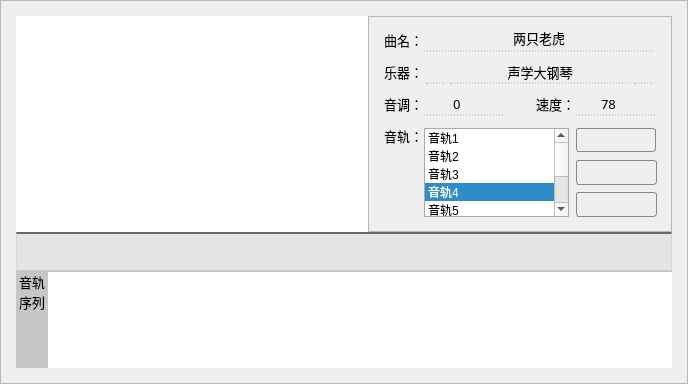
  <widget class="QFrame" name="editBox">
   <property name="geometry">
    <rect>
     <x>96</x>
     <y>80</y>
     <width>688</width>
     <height>384</height>
    </rect>
   </property>
   <property name="styleSheet">
    <string notr="true">QFrame#editBox {
	background-color: rgba(220, 220, 230, 0.85);
	border: 1px solid #edd;
}
QFrame#editBox .QFrame {
	background-color: rgba(248, 248, 248, 0.85);
}
QFrame#editBox QPushButton:pressed {
	margin: 1px 1px;
}</string>
   </property>
   <property name="frameShape">
    <enum>QFrame::StyledPanel</enum>
   </property>
   <property name="frameShadow">
    <enum>QFrame::Raised</enum>
   </property>
   <widget class="QFrame" name="fileinfoBox">
    <property name="geometry">
     <rect>
      <x>368</x>
      <y>16</y>
      <width>304</width>
      <height>216</height>
     </rect>
    </property>
    <property name="font">
     <font>
      <family>微软雅黑</family>
      <pointsize>10</pointsize>
     </font>
    </property>
    <property name="styleSheet">
     <string notr="true">QFrame#fileinfoBox {
	border-left: 2px solid #666;
}
QFrame#fileinfoBox .QLineEdit {
	border: none;
	border-bottom: 1px dashed #aaa;
	background-color: rgba(255,255,255,0);
}
QFrame#fileinfoBox .QComboBox {
	border:none;
	border-bottom: 1px dashed #aaa;
	background-color: rgba(255,255,255,0);
}
QFrame#fileinfoBox .QSpinBox {
	border:none;
	border-bottom:1px dashed #aaa;
	background-color: rgba(255,255,255,0);
}
QFrame#fileinfoBox .QPushButton {
	border: 1px solid #888;
	border-radius:3px;
}
QFrame#fileinfoBox QComboBox:hover, QFrame#fileinfoBox QLineEdit:hover, QFrame#fileinfoBox QSpinBox:hover, QFrame#fileinfoBox QPushButton:hover {
	border-bottom: 1px dashed #048;
}
QFrame#fileinfoBox QPushButton#btn_playTracks:hover, QFrame#fileinfoBox QPushButton#btn_previewTrack:hover, QFrame#fileinfoBox QPushButton#btn_removeTrack:hover {
	border: 1px solid #048;
}</string>
    </property>
    <property name="frameShape">
     <enum>QFrame::StyledPanel</enum>
    </property>
    <property name="frameShadow">
     <enum>QFrame::Raised</enum>
    </property>
    <widget class="QLabel" name="label_1">
     <property name="geometry">
      <rect>
       <x>16</x>
       <y>8</y>
       <width>36</width>
       <height>32</height>
      </rect>
     </property>
     <property name="font">
      <font>
       <family>Microsoft YaHei</family>
       <pointsize>10</pointsize>
      </font>
     </property>
     <property name="text">
      <string>曲名：</string>
     </property>
    </widget>
    <widget class="QLabel" name="label_2">
     <property name="geometry">
      <rect>
       <x>16</x>
       <y>40</y>
       <width>36</width>
       <height>32</height>
      </rect>
     </property>
     <property name="font">
      <font>
       <family>Microsoft YaHei</family>
       <pointsize>10</pointsize>
      </font>
     </property>
     <property name="text">
      <string>乐器：</string>
     </property>
    </widget>
    <widget class="QLabel" name="label_3">
     <property name="geometry">
      <rect>
       <x>16</x>
       <y>72</y>
       <width>36</width>
       <height>32</height>
      </rect>
     </property>
     <property name="font">
      <font>
       <family>Microsoft YaHei</family>
       <pointsize>10</pointsize>
      </font>
     </property>
     <property name="text">
      <string>音调：</string>
     </property>
    </widget>
    <widget class="QLabel" name="label_4">
     <property name="geometry">
      <rect>
       <x>168</x>
       <y>72</y>
       <width>36</width>
       <height>32</height>
      </rect>
     </property>
     <property name="font">
      <font>
       <family>Microsoft YaHei</family>
       <pointsize>10</pointsize>
      </font>
     </property>
     <property name="text">
      <string>速度：</string>
     </property>
    </widget>
    <widget class="QLineEdit" name="input_songName">
     <property name="geometry">
      <rect>
       <x>56</x>
       <y>12</y>
       <width>232</width>
       <height>24</height>
      </rect>
     </property>
     <property name="font">
      <font>
       <family>Microsoft YaHei</family>
       <pointsize>10</pointsize>
      </font>
     </property>
     <property name="text">
      <string>两只老虎</string>
     </property>
     <property name="alignment">
      <set>Qt::AlignCenter</set>
     </property>
    </widget>
    <widget class="QSpinBox" name="spin_velocity">
     <property name="enabled">
      <bool>true</bool>
     </property>
     <property name="geometry">
      <rect>
       <x>208</x>
       <y>76</y>
       <width>80</width>
       <height>24</height>
      </rect>
     </property>
     <property name="font">
      <font>
       <family>Microsoft YaHei</family>
       <pointsize>10</pointsize>
       <underline>false</underline>
      </font>
     </property>
     <property name="alignment">
      <set>Qt::AlignCenter</set>
     </property>
     <property name="readOnly">
      <bool>false</bool>
     </property>
     <property name="maximum">
      <number>127</number>
     </property>
     <property name="value">
      <number>78</number>
     </property>
    </widget>
    <widget class="QLabel" name="label_5">
     <property name="geometry">
      <rect>
       <x>16</x>
       <y>104</y>
       <width>40</width>
       <height>32</height>
      </rect>
     </property>
     <property name="font">
      <font>
       <family>Microsoft YaHei</family>
       <pointsize>10</pointsize>
      </font>
     </property>
     <property name="text">
      <string>音轨：</string>
     </property>
    </widget>
    <widget class="QListWidget" name="list_tracks">
     <property name="geometry">
      <rect>
       <x>56</x>
       <y>112</y>
       <width>145</width>
       <height>89</height>
      </rect>
     </property>
     <property name="styleSheet">
      <string notr="true">QFrame#fileinfoBox QListWidget {
	border:1px solid #aaa;
}</string>
     </property>
     <property name="currentRow">
      <number>3</number>
     </property>
     <item>
      <property name="text">
       <string>音轨1</string>
      </property>
     </item>
     <item>
      <property name="text">
       <string>音轨2</string>
      </property>
     </item>
     <item>
      <property name="text">
       <string>音轨3</string>
      </property>
     </item>
     <item>
      <property name="text">
       <string>音轨4</string>
      </property>
     </item>
     <item>
      <property name="text">
       <string>音轨5</string>
      </property>
     </item>
     <item>
      <property name="text">
       <string>音轨6</string>
      </property>
     </item>
     <item>
      <property name="text">
       <string>音轨7</string>
      </property>
     </item>
    </widget>
    <widget class="QPushButton" name="btn_removeTrack">
     <property name="geometry">
      <rect>
       <x>208</x>
       <y>144</y>
       <width>81</width>
       <height>25</height>
      </rect>
     </property>
     <property name="styleSheet">
      <string notr="true"/>
     </property>
     <property name="text">
      <string/>
     </property>
     <property name="icon">
      <iconset resource="resource.qrc">
       <normaloff>:/editPage/resource/editPage/RemoveTrack.png</normaloff>:/editPage/resource/editPage/RemoveTrack.png</iconset>
     </property>
     <property name="iconSize">
      <size>
       <width>80</width>
       <height>24</height>
      </size>
     </property>
    </widget>
    <widget class="QPushButton" name="btn_playTracks">
     <property name="geometry">
      <rect>
       <x>208</x>
       <y>112</y>
       <width>80</width>
       <height>24</height>
      </rect>
     </property>
     <property name="styleSheet">
      <string notr="true"/>
     </property>
     <property name="text">
      <string/>
     </property>
     <property name="icon">
      <iconset resource="resource.qrc">
       <normaloff>:/editPage/resource/editPage/PlayAll.png</normaloff>:/editPage/resource/editPage/PlayAll.png</iconset>
     </property>
     <property name="iconSize">
      <size>
       <width>80</width>
       <height>24</height>
      </size>
     </property>
    </widget>
    <widget class="QPushButton" name="btn_previewTrack">
     <property name="geometry">
      <rect>
       <x>208</x>
       <y>176</y>
       <width>81</width>
       <height>25</height>
      </rect>
     </property>
     <property name="styleSheet">
      <string notr="true"/>
     </property>
     <property name="text">
      <string/>
     </property>
     <property name="icon">
      <iconset resource="resource.qrc">
       <normaloff>:/editPage/resource/editPage/BrowseTrack.png</normaloff>:/editPage/resource/editPage/BrowseTrack.png</iconset>
     </property>
     <property name="iconSize">
      <size>
       <width>80</width>
       <height>24</height>
      </size>
     </property>
    </widget>
    <widget class="QPushButton" name="btn_instruments_up">
     <property name="geometry">
      <rect>
       <x>264</x>
       <y>44</y>
       <width>24</width>
       <height>24</height>
      </rect>
     </property>
     <property name="cursor">
      <cursorShape>ArrowCursor</cursorShape>
     </property>
     <property name="styleSheet">
      <string notr="true">QPushButton#btn_instruments_up {
	image:url(:/widgets/resource/widgets/spinbox-up-normal.svg);
	border:none;
	border-bottom:1px dashed #aaa;
}
QPushButton#btn_instruments_up:hover {
	image:url(:/widgets/resource/widgets/spinbox-up-active.svg);
}</string>
     </property>
     <property name="text">
      <string/>
     </property>
    </widget>
    <widget class="QPushButton" name="btn_instruments_down">
     <property name="geometry">
      <rect>
       <x>56</x>
       <y>44</y>
       <width>24</width>
       <height>24</height>
      </rect>
     </property>
     <property name="cursor">
      <cursorShape>ArrowCursor</cursorShape>
     </property>
     <property name="styleSheet">
      <string notr="true">QPushButton#btn_instruments_down {
	image:url(:/widgets/resource/widgets/spinbox-down-normal.svg);
	border:none;
	border-bottom:1px dashed #aaa;
}
QPushButton#btn_instruments_down:hover {
	image:url(:/widgets/resource/widgets/spinbox-down-active.svg);
}</string>
     </property>
     <property name="text">
      <string/>
     </property>
    </widget>
    <widget class="QPushButton" name="btn_instruments_name">
     <property name="geometry">
      <rect>
       <x>80</x>
       <y>44</y>
       <width>184</width>
       <height>24</height>
      </rect>
     </property>
     <property name="font">
      <font>
       <family>Microsoft YaHei</family>
       <pointsize>10</pointsize>
      </font>
     </property>
     <property name="cursor">
      <cursorShape>ArrowCursor</cursorShape>
     </property>
     <property name="styleSheet">
      <string notr="true">QPushButton#btn_instruments_name {
	padding: 0px 8px;
	border:none;
	border-bottom:1px dashed #aaa;
}</string>
     </property>
     <property name="text">
      <string>声学大钢琴</string>
     </property>
    </widget>
    <widget class="QSpinBox" name="spin_pitch">
     <property name="enabled">
      <bool>true</bool>
     </property>
     <property name="geometry">
      <rect>
       <x>56</x>
       <y>76</y>
       <width>80</width>
       <height>24</height>
      </rect>
     </property>
     <property name="font">
      <font>
       <family>Microsoft YaHei</family>
       <pointsize>10</pointsize>
       <underline>false</underline>
      </font>
     </property>
     <property name="alignment">
      <set>Qt::AlignCenter</set>
     </property>
     <property name="readOnly">
      <bool>false</bool>
     </property>
     <property name="minimum">
      <number>-20</number>
     </property>
     <property name="maximum">
      <number>20</number>
     </property>
     <property name="value">
      <number>0</number>
     </property>
    </widget>
   </widget>
   <widget class="QFrame" name="sequenceBox">
    <property name="geometry">
     <rect>
      <x>16</x>
      <y>232</y>
      <width>656</width>
      <height>136</height>
     </rect>
    </property>
    <property name="styleSheet">
     <string notr="true">QFrame#sequenceBox {
	border-top:2px solid #666;
}
QFrame#sequenceBox QLabel#label_6 {
	background-color: rgba(170,170,170,0.6);
}
QFrame#sequenceBox QGraphicsView {
	border:none;
}</string>
    </property>
    <property name="frameShape">
     <enum>QFrame::StyledPanel</enum>
    </property>
    <property name="frameShadow">
     <enum>QFrame::Raised</enum>
    </property>
    <widget class="QLabel" name="label_6">
     <property name="geometry">
      <rect>
       <x>0</x>
       <y>40</y>
       <width>32</width>
       <height>112</height>
      </rect>
     </property>
     <property name="font">
      <font>
       <family>Microsoft YaHei</family>
       <pointsize>10</pointsize>
      </font>
     </property>
     <property name="text">
      <string>音轨序列</string>
     </property>
     <property name="textFormat">
      <enum>Qt::AutoText</enum>
     </property>
     <property name="scaledContents">
      <bool>false</bool>
     </property>
     <property name="alignment">
      <set>Qt::AlignHCenter|Qt::AlignTop</set>
     </property>
     <property name="wordWrap">
      <bool>true</bool>
     </property>
     <property name="margin">
      <number>8</number>
     </property>
     <property name="indent">
      <number>0</number>
     </property>
    </widget>
    <widget class="QFrame" name="toolbarsBox">
     <property name="geometry">
      <rect>
       <x>0</x>
       <y>0</y>
       <width>656</width>
       <height>40</height>
      </rect>
     </property>
     <property name="styleSheet">
      <string notr="true">QFrame#toolbarsBox {
	background-color: rgba(120,120,120,0.1);
	border-bottom:2px solid #ccc
}
QFrame#toolbarsBox QPushButton {
	border:none;
	background:rgba(0,0,0,0);
}
QFrame#toolbarsBox QPushButton:hover {
	border-radius:3px;
	border:1px solid #08F;
	background-color:rgba(0,0,0,0.05)
}</string>
     </property>
     <property name="frameShape">
      <enum>QFrame::StyledPanel</enum>
     </property>
     <property name="frameShadow">
      <enum>QFrame::Raised</enum>
     </property>
     <widget class="QPushButton" name="toolbar_quit">
      <property name="geometry">
       <rect>
        <x>588</x>
        <y>4</y>
        <width>32</width>
        <height>32</height>
       </rect>
      </property>
      <property name="toolTip">
       <string>放弃编辑</string>
      </property>
      <property name="text">
       <string/>
      </property>
      <property name="icon">
       <iconset resource="resource.qrc">
        <normaloff>:/editPage/resource/editPage/tools-quit.svg</normaloff>:/editPage/resource/editPage/tools-quit.svg</iconset>
      </property>
      <property name="iconSize">
       <size>
        <width>24</width>
        <height>24</height>
       </size>
      </property>
     </widget>
     <widget class="QPushButton" name="toolbar_octaveDown">
      <property name="geometry">
       <rect>
        <x>324</x>
        <y>4</y>
        <width>32</width>
        <height>32</height>
       </rect>
      </property>
      <property name="toolTip">
       <string>降低八度</string>
      </property>
      <property name="text">
       <string/>
      </property>
      <property name="icon">
       <iconset resource="resource.qrc">
        <normaloff>:/editPage/resource/editPage/tools-octave-down.svg</normaloff>:/editPage/resource/editPage/tools-octave-down.svg</iconset>
      </property>
      <property name="iconSize">
       <size>
        <width>24</width>
        <height>24</height>
       </size>
      </property>
     </widget>
     <widget class="QPushButton" name="toolbar_durationDown">
      <property name="geometry">
       <rect>
        <x>388</x>
        <y>4</y>
        <width>32</width>
        <height>32</height>
       </rect>
      </property>
      <property name="toolTip">
       <string>减短时值</string>
      </property>
      <property name="text">
       <string/>
      </property>
      <property name="icon">
       <iconset resource="resource.qrc">
        <normaloff>:/editPage/resource/editPage/tools-duration-down.svg</normaloff>:/editPage/resource/editPage/tools-duration-down.svg</iconset>
      </property>
      <property name="iconSize">
       <size>
        <width>24</width>
        <height>24</height>
       </size>
      </property>
     </widget>
     <widget class="QPushButton" name="toolbar_play">
      <property name="geometry">
       <rect>
        <x>132</x>
        <y>4</y>
        <width>32</width>
        <height>32</height>
       </rect>
      </property>
      <property name="toolTip">
       <string>播放音轨</string>
      </property>
      <property name="text">
       <string/>
      </property>
      <property name="icon">
       <iconset resource="resource.qrc">
        <normaloff>:/editPage/resource/editPage/tools-play.svg</normaloff>:/editPage/resource/editPage/tools-play.svg</iconset>
      </property>
      <property name="iconSize">
       <size>
        <width>24</width>
        <height>24</height>
       </size>
      </property>
     </widget>
     <widget class="QPushButton" name="toolbar_endStep">
      <property name="geometry">
       <rect>
        <x>100</x>
        <y>4</y>
        <width>32</width>
        <height>32</height>
       </rect>
      </property>
      <property name="toolTip">
       <string>跳到结尾</string>
      </property>
      <property name="text">
       <string/>
      </property>
      <property name="icon">
       <iconset resource="resource.qrc">
        <normaloff>:/editPage/resource/editPage/tools-end-step.svg</normaloff>:/editPage/resource/editPage/tools-end-step.svg</iconset>
      </property>
      <property name="iconSize">
       <size>
        <width>20</width>
        <height>20</height>
       </size>
      </property>
     </widget>
     <widget class="QPushButton" name="toolbar_firstStep">
      <property name="geometry">
       <rect>
        <x>4</x>
        <y>4</y>
        <width>32</width>
        <height>32</height>
       </rect>
      </property>
      <property name="toolTip">
       <string>跳到开头</string>
      </property>
      <property name="text">
       <string/>
      </property>
      <property name="icon">
       <iconset resource="resource.qrc">
        <normaloff>:/editPage/resource/editPage/tools-first-step.svg</normaloff>:/editPage/resource/editPage/tools-first-step.svg</iconset>
      </property>
      <property name="iconSize">
       <size>
        <width>20</width>
        <height>20</height>
       </size>
      </property>
     </widget>
     <widget class="QPushButton" name="toolbar_delete">
      <property name="geometry">
       <rect>
        <x>228</x>
        <y>4</y>
        <width>32</width>
        <height>32</height>
       </rect>
      </property>
      <property name="toolTip">
       <string>删除音符</string>
      </property>
      <property name="text">
       <string/>
      </property>
      <property name="icon">
       <iconset resource="resource.qrc">
        <normaloff>:/editPage/resource/editPage/tools-delete.svg</normaloff>:/editPage/resource/editPage/tools-delete.svg</iconset>
      </property>
      <property name="iconSize">
       <size>
        <width>24</width>
        <height>24</height>
       </size>
      </property>
     </widget>
     <widget class="QPushButton" name="toolbar_pitchDown">
      <property name="geometry">
       <rect>
        <x>260</x>
        <y>4</y>
        <width>32</width>
        <height>32</height>
       </rect>
      </property>
      <property name="toolTip">
       <string>降调</string>
      </property>
      <property name="text">
       <string/>
      </property>
      <property name="icon">
       <iconset resource="resource.qrc">
        <normaloff>:/editPage/resource/editPage/tools-pitch-down.svg</normaloff>:/editPage/resource/editPage/tools-pitch-down.svg</iconset>
      </property>
      <property name="iconSize">
       <size>
        <width>24</width>
        <height>24</height>
       </size>
      </property>
     </widget>
     <widget class="QPushButton" name="toolbar_pitchUp">
      <property name="geometry">
       <rect>
        <x>292</x>
        <y>4</y>
        <width>32</width>
        <height>32</height>
       </rect>
      </property>
      <property name="toolTip">
       <string>升调</string>
      </property>
      <property name="text">
       <string/>
      </property>
      <property name="icon">
       <iconset resource="resource.qrc">
        <normaloff>:/editPage/resource/editPage/tools-pitch-up.svg</normaloff>:/editPage/resource/editPage/tools-pitch-up.svg</iconset>
      </property>
      <property name="iconSize">
       <size>
        <width>24</width>
        <height>24</height>
       </size>
      </property>
     </widget>
     <widget class="QPushButton" name="toolbar_octaveUp">
      <property name="geometry">
       <rect>
        <x>356</x>
        <y>4</y>
        <width>32</width>
        <height>32</height>
       </rect>
      </property>
      <property name="toolTip">
       <string>升高八度</string>
      </property>
      <property name="text">
       <string/>
      </property>
      <property name="icon">
       <iconset resource="resource.qrc">
        <normaloff>:/editPage/resource/editPage/tools-octave-up.svg</normaloff>:/editPage/resource/editPage/tools-octave-up.svg</iconset>
      </property>
      <property name="iconSize">
       <size>
        <width>24</width>
        <height>24</height>
       </size>
      </property>
     </widget>
     <widget class="QPushButton" name="toolbar_lastStep">
      <property name="geometry">
       <rect>
        <x>36</x>
        <y>4</y>
        <width>32</width>
        <height>32</height>
       </rect>
      </property>
      <property name="toolTip">
       <string>上一个音符</string>
      </property>
      <property name="text">
       <string/>
      </property>
      <property name="icon">
       <iconset resource="resource.qrc">
        <normaloff>:/editPage/resource/editPage/tools-left-step.svg</normaloff>:/editPage/resource/editPage/tools-left-step.svg</iconset>
      </property>
      <property name="iconSize">
       <size>
        <width>24</width>
        <height>24</height>
       </size>
      </property>
     </widget>
     <widget class="QPushButton" name="toolbar_nextStep">
      <property name="geometry">
       <rect>
        <x>68</x>
        <y>4</y>
        <width>32</width>
        <height>32</height>
       </rect>
      </property>
      <property name="toolTip">
       <string>下一个音符</string>
      </property>
      <property name="text">
       <string/>
      </property>
      <property name="icon">
       <iconset resource="resource.qrc">
        <normaloff>:/editPage/resource/editPage/tools-right-step.svg</normaloff>:/editPage/resource/editPage/tools-right-step.svg</iconset>
      </property>
      <property name="iconSize">
       <size>
        <width>24</width>
        <height>24</height>
       </size>
      </property>
     </widget>
     <widget class="QPushButton" name="toolbar_preview">
      <property name="geometry">
       <rect>
        <x>164</x>
        <y>4</y>
        <width>32</width>
        <height>32</height>
       </rect>
      </property>
      <property name="toolTip">
       <string>播放音符</string>
      </property>
      <property name="text">
       <string/>
      </property>
      <property name="icon">
       <iconset resource="resource.qrc">
        <normaloff>:/editPage/resource/editPage/tools-preview.svg</normaloff>:/editPage/resource/editPage/tools-preview.svg</iconset>
      </property>
      <property name="iconSize">
       <size>
        <width>24</width>
        <height>24</height>
       </size>
      </property>
     </widget>
     <widget class="QPushButton" name="toolbar_insert">
      <property name="geometry">
       <rect>
        <x>196</x>
        <y>4</y>
        <width>32</width>
        <height>32</height>
       </rect>
      </property>
      <property name="toolTip">
       <string>插入音符</string>
      </property>
      <property name="text">
       <string/>
      </property>
      <property name="icon">
       <iconset resource="resource.qrc">
        <normaloff>:/editPage/resource/editPage/tools-add.svg</normaloff>:/editPage/resource/editPage/tools-add.svg</iconset>
      </property>
      <property name="iconSize">
       <size>
        <width>24</width>
        <height>24</height>
       </size>
      </property>
     </widget>
     <widget class="QPushButton" name="toolbar_durationUp">
      <property name="geometry">
       <rect>
        <x>420</x>
        <y>4</y>
        <width>32</width>
        <height>32</height>
       </rect>
      </property>
      <property name="cursor">
       <cursorShape>ArrowCursor</cursorShape>
      </property>
      <property name="toolTip">
       <string>延长时值</string>
      </property>
      <property name="text">
       <string/>
      </property>
      <property name="icon">
       <iconset resource="resource.qrc">
        <normaloff>:/editPage/resource/editPage/tools-duration-up.svg</normaloff>:/editPage/resource/editPage/tools-duration-up.svg</iconset>
      </property>
      <property name="iconSize">
       <size>
        <width>24</width>
        <height>24</height>
       </size>
      </property>
     </widget>
     <widget class="QPushButton" name="toolbar_add">
      <property name="geometry">
       <rect>
        <x>620</x>
        <y>4</y>
        <width>32</width>
        <height>32</height>
       </rect>
      </property>
      <property name="toolTip">
       <string>添加到文件</string>
      </property>
      <property name="text">
       <string/>
      </property>
      <property name="icon">
       <iconset resource="resource.qrc">
        <normaloff>:/editPage/resource/editPage/tools-completed.svg</normaloff>:/editPage/resource/editPage/tools-completed.svg</iconset>
      </property>
      <property name="iconSize">
       <size>
        <width>24</width>
        <height>24</height>
       </size>
      </property>
     </widget>
    </widget>
    <widget class="QGraphicsView" name="sequenceView">
     <property name="geometry">
      <rect>
       <x>32</x>
       <y>40</y>
       <width>624</width>
       <height>112</height>
      </rect>
     </property>
     <property name="styleSheet">
      <string notr="true"/>
     </property>
    </widget>
    <zorder>label_6</zorder>
    <zorder>sequenceView</zorder>
    <zorder>toolbarsBox</zorder>
   </widget>
   <widget class="QFrame" name="cameraBox">
    <property name="geometry">
     <rect>
      <x>16</x>
      <y>16</y>
      <width>352</width>
      <height>217</height>
     </rect>
    </property>
    <property name="styleSheet">
     <string notr="true">QFrame#cameraBox QPushButton {
	border:none;
	background-color:rgba(0,0,0,0);
}
QGraphicsView#cameraView {
	border:none;
	background: url(:/editPage/resource/editPage/camera-bg.jpg);
}</string>
    </property>
    <property name="frameShape">
     <enum>QFrame::StyledPanel</enum>
    </property>
    <property name="frameShadow">
     <enum>QFrame::Raised</enum>
    </property>
    <widget class="QGraphicsView" name="cameraView">
     <property name="geometry">
      <rect>
       <x>0</x>
       <y>0</y>
       <width>352</width>
       <height>216</height>
      </rect>
     </property>
     <property name="styleSheet">
      <string notr="true"/>
     </property>
     <property name="backgroundBrush">
      <brush brushstyle="NoBrush">
       <color alpha="3">
        <red>0</red>
        <green>0</green>
        <blue>0</blue>
       </color>
      </brush>
     </property>
     <property name="foregroundBrush">
      <brush brushstyle="NoBrush">
       <color alpha="3">
        <red>0</red>
        <green>0</green>
        <blue>0</blue>
       </color>
      </brush>
     </property>
    </widget>
    <widget class="QPushButton" name="btn_newFile">
     <property name="enabled">
      <bool>true</bool>
     </property>
     <property name="geometry">
      <rect>
       <x>8</x>
       <y>16</y>
       <width>56</width>
       <height>56</height>
      </rect>
     </property>
     <property name="cursor">
      <cursorShape>PointingHandCursor</cursorShape>
     </property>
     <property name="styleSheet">
      <string notr="true">QPushButton#btn_newFile {
	image: url(:/editPage/resource/editPage/add-normal.png);
	padding: 4px;
}
QPushButton#btn_newFile:hover {
	image: url(:/editPage/resource/editPage/add-active.png)
}
QPushButton#btn_newFile:disabled {
	image: url(:/editPage/resource/editPage/add-disabled.png)
}</string>
     </property>
     <property name="text">
      <string/>
     </property>
     <property name="iconSize">
      <size>
       <width>50</width>
       <height>50</height>
      </size>
     </property>
     <property name="autoRepeat">
      <bool>false</bool>
     </property>
    </widget>
    <widget class="QPushButton" name="btn_closeFile">
     <property name="geometry">
      <rect>
       <x>8</x>
       <y>72</y>
       <width>56</width>
       <height>56</height>
      </rect>
     </property>
     <property name="cursor">
      <cursorShape>PointingHandCursor</cursorShape>
     </property>
     <property name="styleSheet">
      <string notr="true">QPushButton#btn_closeFile {
	image: url(:/editPage/resource/editPage/close-normal.png);
	padding: 4px;
}
QPushButton#btn_closeFile:hover {
	image: url(:/editPage/resource/editPage/close-active.png)
}
QPushButton#btn_closeFile:disabled {
	image: url(:/editPage/resource/editPage/close-disabled.png)
}</string>
     </property>
     <property name="text">
      <string/>
     </property>
     <property name="iconSize">
      <size>
       <width>50</width>
       <height>50</height>
      </size>
     </property>
    </widget>
    <widget class="QPushButton" name="btn_capture">
     <property name="geometry">
      <rect>
       <x>8</x>
       <y>128</y>
       <width>56</width>
       <height>56</height>
      </rect>
     </property>
     <property name="cursor">
      <cursorShape>PointingHandCursor</cursorShape>
     </property>
     <property name="styleSheet">
      <string notr="true">QPushButton#btn_capture {
	image: url(:/editPage/resource/editPage/capture-normal.png);
	padding: 4px;
}
QPushButton#btn_capture:hover {
	image: url(:/editPage/resource/editPage/capture-active.png)
}
QPushButton#btn_capture:disabled {
	image: url(:/editPage/resource/editPage/capture-disabled.png)
}</string>
     </property>
     <property name="text">
      <string/>
     </property>
     <property name="iconSize">
      <size>
       <width>50</width>
       <height>50</height>
      </size>
     </property>
    </widget>
   </widget>
   <zorder>cameraBox</zorder>
   <zorder>fileinfoBox</zorder>
   <zorder>sequenceBox</zorder>
  </widget>
